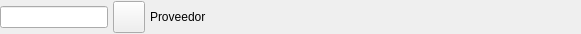
<ui version="4.0" >
 <author></author>
 <comment></comment>
 <exportmacro></exportmacro>
 <class>BusquedaProveedorBase</class>
 <widget class="QWidget" name="BusquedaProveedorBase" >
  <property name="geometry" >
   <rect>
    <x>0</x>
    <y>0</y>
    <width>581</width>
    <height>34</height>
   </rect>
  </property>
  <property name="windowTitle" >
   <string>Form1</string>
  </property>
  <layout class="QHBoxLayout" >
   <property name="margin" >
    <number>0</number>
   </property>
   <property name="spacing" >
    <number>5</number>
   </property>
   <item>
    <widget class="QLineEdit" name="m_cifproveedor" >
     <property name="sizePolicy" >
      <sizepolicy>
       <hsizetype>5</hsizetype>
       <vsizetype>0</vsizetype>
       <horstretch>0</horstretch>
       <verstretch>0</verstretch>
      </sizepolicy>
     </property>
    </widget>
   </item>
   <item>
    <widget class="QToolButton" name="mui_buscar" >
     <property name="minimumSize" >
      <size>
       <width>32</width>
       <height>32</height>
      </size>
     </property>
     <property name="text" >
      <string/>
     </property>
     <property name="icon" >
      <iconset resource="../../bulmages-recursos-graficos.qrc" >:/Genericos32x32/images/pendientes/i_find.png</iconset>
     </property>
    </widget>
   </item>
   <item>
    <widget class="QLabel" name="m_nomproveedor" >
     <property name="sizePolicy" >
      <sizepolicy>
       <hsizetype>7</hsizetype>
       <vsizetype>5</vsizetype>
       <horstretch>0</horstretch>
       <verstretch>0</verstretch>
      </sizepolicy>
     </property>
     <property name="text" >
      <string>Proveedor</string>
     </property>
    </widget>
   </item>
  </layout>
 </widget>
 <layoutdefault spacing="0" margin="0" />
 <pixmapfunction></pixmapfunction>
 <resources>
  <include location="../../bulmages-recursos-graficos.qrc" />
 </resources>
 <connections/>
</ui>
